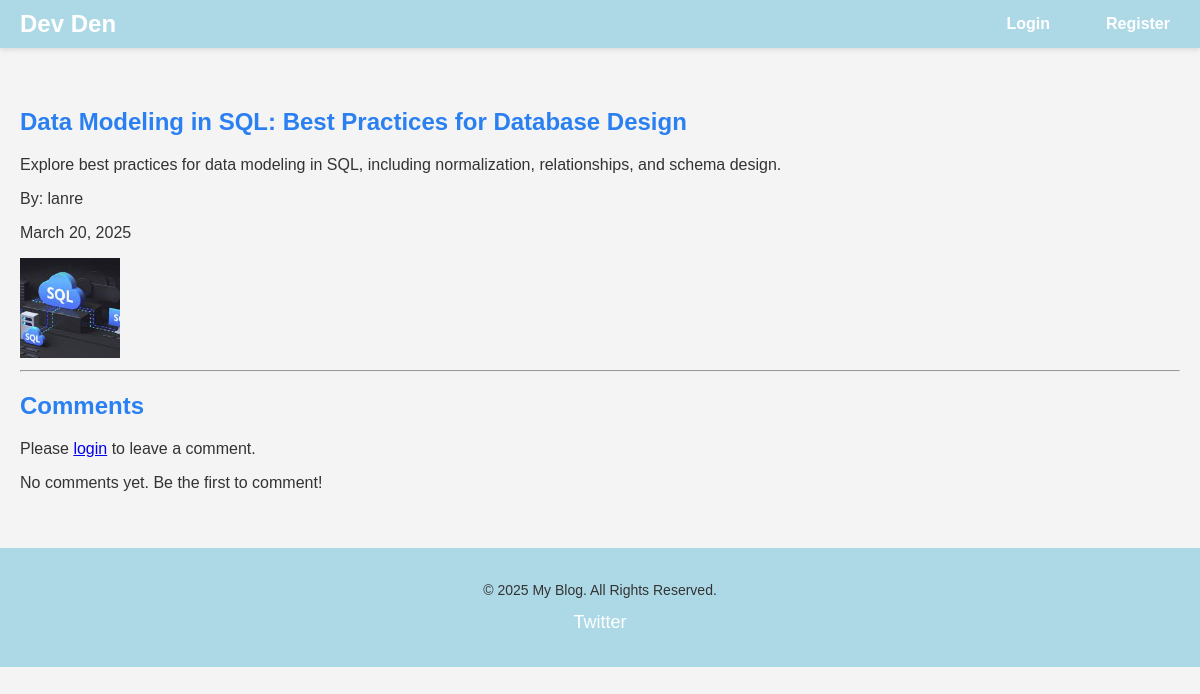
Page /post/23/ on the earlier database version.
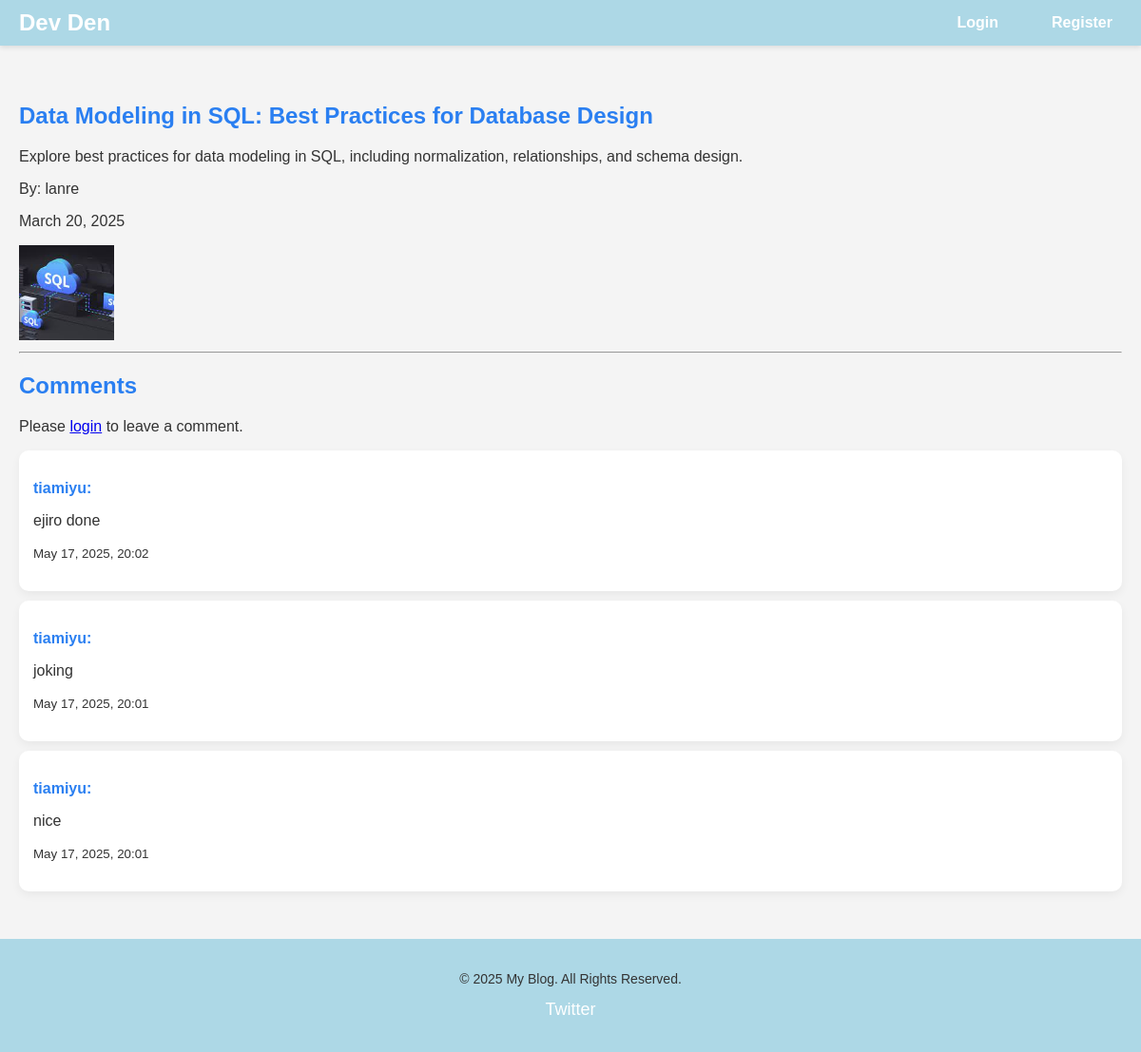
Same page on the later database version.
### blog/models.py (models this page shows, shortened)
class Message(models.Model):
    user = models.ForeignKey(settings.AUTH_USER_MODEL, on_delete=models.CASCADE)
    blog_post = models.ForeignKey(BlogPost, on_delete=models.CASCADE)
    body = models.TextField()
    updated = models.DateTimeField(auto_now=True)
    created = models.DateTimeField(auto_now_add=True)
    class Meta:
        ordering = ['-updated', '-created']

### users/models.py (models this page shows)
class User(AbstractUser):
    full_name = models.CharField(max_length=40, null=True)
    username = models.CharField(max_length=40, null=True)
    email = models.EmailField(unique=True, null=True)
    bio = models.TextField(null=True)
    avatar = models.ImageField(null=True, default="images/profile.webp")
    USERNAME_FIELD = 'email'
    REQUIRED_FIELDS = []

### blog/views.py (the view, shortened to what this page needs)
# urls.py: path('post/<int:pk>/', views.post_view, name='post'),
def post_view(request, pk):
    blog_post = get_object_or_404(BlogPost, id=pk)
    post_messages = blog_post.message_set.all()
    context = {
        'blog_post': blog_post,
        'post_messages': post_messages,
        'participants': blog_post.participants.all()
    }
    return render(request, 'blog/post.html', context)

### blog/templates/blog/post.html (shortened to what this page needs)
{% extends 'blog/base.html' %}
{% block content %}
    <section class="post-detail">
        <h1>{{ blog_post.title }}</h1>
        <p>{{ blog_post.description }}</p>
        <p class="author">By: {{ blog_post.created_by.username }}</p>
        <p class="date">{{ blog_post.created|date:"F j, Y" }}</p>
        <img src="{% if blog_post.image %}{{ blog_post.image.url }}{% endif %}" alt="Post Image" class="post-image" style="width: 100px; height: 100px; object-fit: cover;">
        <hr>
        <section class="comments">
            <h2>Comments</h2>
            {% if user.is_authenticated %}
                <div class="comment-form">
                    <form method="POST">
                        {% csrf_token %}
                        <textarea name="body" placeholder="Add a comment..." required></textarea>
                        <button type="submit">Post Comment</button>
                    </form>
                </div>
            {% else %}
                <p>Please <a href="{% url 'users:login' %}">login</a> to leave a comment.</p>
            {% endif %}
            <div class="comment-list">
                {% if post_messages %}
                    {% for message in post_messages %}
                        <div class="comment-card">
                            <p class="user"><strong>{{ message.user.username }}:</strong></p>
                            <p>{{ message.body }}</p>
                            <p class="date"><small>{{ message.created|date:"F j, Y, H:i" }}</small></p>
                        </div>
                    {% endfor %}
                {% else %}
                    <p>No comments yet. Be the first to comment!</p>
                {% endif %}
            </div>
        </section>
    </section>
{% endblock %}

Differences in the rows shown:
added Message: user.username "tiamiyu", body "ejiro done", created "May 17, 2025, 20:02"
added Message: user.username "tiamiyu", body "joking", created "May 17, 2025, 20:01"
added Message: user.username "tiamiyu", body "nice", created "May 17, 2025, 20:01"
Other differences:
text no longer shown: "No comments yet. Be the first to comment!"
